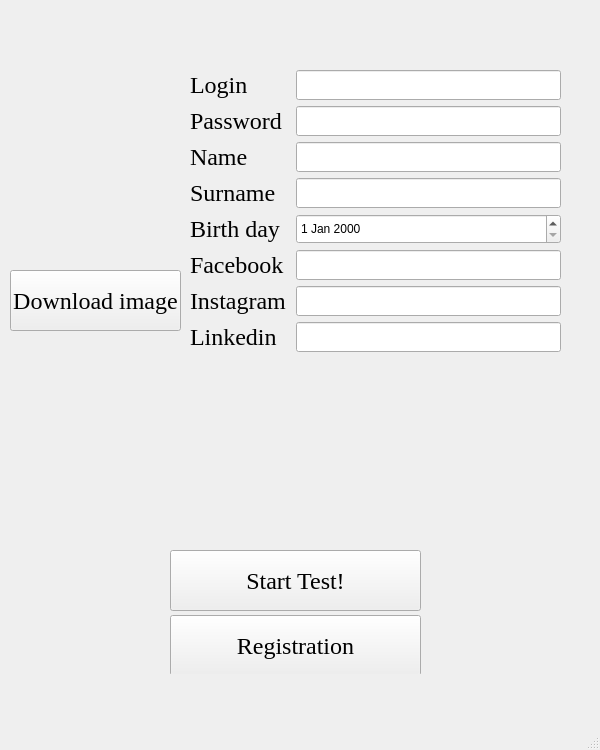
<?xml version="1.0" encoding="UTF-8"?>
<ui version="4.0">
 <class>MainWindow</class>
 <widget class="QMainWindow" name="MainWindow">
  <property name="enabled">
   <bool>true</bool>
  </property>
  <property name="geometry">
   <rect>
    <x>0</x>
    <y>0</y>
    <width>600</width>
    <height>750</height>
   </rect>
  </property>
  <property name="minimumSize">
   <size>
    <width>600</width>
    <height>750</height>
   </size>
  </property>
  <property name="maximumSize">
   <size>
    <width>600</width>
    <height>750</height>
   </size>
  </property>
  <property name="windowTitle">
   <string>MainWindow</string>
  </property>
  <property name="styleSheet">
   <string notr="true">background-image: url(:/newPrefix/UI1_1.jpg)</string>
  </property>
  <widget class="QWidget" name="centralwidget">
   <property name="styleSheet">
    <string notr="true">background-image: url(:/newPrefix/UI1_1.jpg);</string>
   </property>
   <widget class="QLabel" name="label_9">
    <property name="geometry">
     <rect>
      <x>40</x>
      <y>80</y>
      <width>120</width>
      <height>120</height>
     </rect>
    </property>
    <property name="minimumSize">
     <size>
      <width>120</width>
      <height>120</height>
     </size>
    </property>
    <property name="maximumSize">
     <size>
      <width>120</width>
      <height>120</height>
     </size>
    </property>
    <property name="text">
     <string/>
    </property>
   </widget>
   <widget class="QPushButton" name="pushButton_3">
    <property name="geometry">
     <rect>
      <x>10</x>
      <y>270</y>
      <width>171</width>
      <height>61</height>
     </rect>
    </property>
    <property name="maximumSize">
     <size>
      <width>171</width>
      <height>61</height>
     </size>
    </property>
    <property name="font">
     <font>
      <family>Times</family>
      <pointsize>18</pointsize>
     </font>
    </property>
    <property name="text">
     <string>Download image</string>
    </property>
   </widget>
   <widget class="QWidget" name="verticalLayoutWidget">
    <property name="geometry">
     <rect>
      <x>170</x>
      <y>550</y>
      <width>251</width>
      <height>124</height>
     </rect>
    </property>
    <layout class="QVBoxLayout" name="verticalLayout">
     <item>
      <widget class="QPushButton" name="pushButton">
       <property name="minimumSize">
        <size>
         <width>251</width>
         <height>61</height>
        </size>
       </property>
       <property name="maximumSize">
        <size>
         <width>251</width>
         <height>61</height>
        </size>
       </property>
       <property name="font">
        <font>
         <family>Times</family>
         <pointsize>18</pointsize>
        </font>
       </property>
       <property name="text">
        <string>Start Test!</string>
       </property>
      </widget>
     </item>
     <item>
      <widget class="QPushButton" name="pushButton_2">
       <property name="minimumSize">
        <size>
         <width>251</width>
         <height>61</height>
        </size>
       </property>
       <property name="maximumSize">
        <size>
         <width>251</width>
         <height>61</height>
        </size>
       </property>
       <property name="font">
        <font>
         <family>Times</family>
         <pointsize>18</pointsize>
        </font>
       </property>
       <property name="text">
        <string>Registration</string>
       </property>
      </widget>
     </item>
    </layout>
   </widget>
   <widget class="QWidget" name="formLayoutWidget">
    <property name="geometry">
     <rect>
      <x>190</x>
      <y>70</y>
      <width>371</width>
      <height>411</height>
     </rect>
    </property>
    <layout class="QFormLayout" name="formLayout">
     <item row="0" column="0">
      <widget class="QLabel" name="label">
       <property name="enabled">
        <bool>true</bool>
       </property>
       <property name="font">
        <font>
         <family>Times</family>
         <pointsize>18</pointsize>
        </font>
       </property>
       <property name="text">
        <string>Login</string>
       </property>
      </widget>
     </item>
     <item row="0" column="1">
      <widget class="QLineEdit" name="lineEdit_8">
       <property name="minimumSize">
        <size>
         <width>220</width>
         <height>30</height>
        </size>
       </property>
      </widget>
     </item>
     <item row="1" column="0">
      <widget class="QLabel" name="label_2">
       <property name="font">
        <font>
         <family>Times</family>
         <pointsize>18</pointsize>
        </font>
       </property>
       <property name="text">
        <string>Password</string>
       </property>
      </widget>
     </item>
     <item row="1" column="1">
      <widget class="QLineEdit" name="lineEdit">
       <property name="minimumSize">
        <size>
         <width>220</width>
         <height>30</height>
        </size>
       </property>
      </widget>
     </item>
     <item row="2" column="0">
      <widget class="QLabel" name="label_3">
       <property name="font">
        <font>
         <family>Times</family>
         <pointsize>18</pointsize>
        </font>
       </property>
       <property name="text">
        <string>Name</string>
       </property>
      </widget>
     </item>
     <item row="2" column="1">
      <widget class="QLineEdit" name="lineEdit_4">
       <property name="minimumSize">
        <size>
         <width>220</width>
         <height>30</height>
        </size>
       </property>
      </widget>
     </item>
     <item row="3" column="0">
      <widget class="QLabel" name="label_4">
       <property name="font">
        <font>
         <family>Times</family>
         <pointsize>18</pointsize>
        </font>
       </property>
       <property name="text">
        <string>Surname</string>
       </property>
      </widget>
     </item>
     <item row="3" column="1">
      <widget class="QLineEdit" name="lineEdit_3">
       <property name="minimumSize">
        <size>
         <width>220</width>
         <height>30</height>
        </size>
       </property>
      </widget>
     </item>
     <item row="4" column="0">
      <widget class="QLabel" name="label_5">
       <property name="font">
        <font>
         <family>Times</family>
         <pointsize>18</pointsize>
        </font>
       </property>
       <property name="text">
        <string>Birth day</string>
       </property>
      </widget>
     </item>
     <item row="4" column="1">
      <widget class="QDateEdit" name="dateEdit">
       <property name="minimumSize">
        <size>
         <width>220</width>
         <height>30</height>
        </size>
       </property>
      </widget>
     </item>
     <item row="5" column="0">
      <widget class="QLabel" name="label_6">
       <property name="font">
        <font>
         <family>Times</family>
         <pointsize>18</pointsize>
        </font>
       </property>
       <property name="text">
        <string>Facebook </string>
       </property>
      </widget>
     </item>
     <item row="5" column="1">
      <widget class="QLineEdit" name="lineEdit_5">
       <property name="minimumSize">
        <size>
         <width>220</width>
         <height>30</height>
        </size>
       </property>
      </widget>
     </item>
     <item row="6" column="0">
      <widget class="QLabel" name="label_7">
       <property name="font">
        <font>
         <family>Times</family>
         <pointsize>18</pointsize>
        </font>
       </property>
       <property name="text">
        <string>Instagram</string>
       </property>
      </widget>
     </item>
     <item row="6" column="1">
      <widget class="QLineEdit" name="lineEdit_6">
       <property name="minimumSize">
        <size>
         <width>220</width>
         <height>30</height>
        </size>
       </property>
      </widget>
     </item>
     <item row="7" column="0">
      <widget class="QLabel" name="label_8">
       <property name="font">
        <font>
         <family>Times</family>
         <pointsize>18</pointsize>
        </font>
       </property>
       <property name="text">
        <string>Linkedin</string>
       </property>
      </widget>
     </item>
     <item row="7" column="1">
      <widget class="QLineEdit" name="lineEdit_7">
       <property name="minimumSize">
        <size>
         <width>220</width>
         <height>30</height>
        </size>
       </property>
      </widget>
     </item>
    </layout>
   </widget>
  </widget>
  <widget class="QMenuBar" name="menubar">
   <property name="geometry">
    <rect>
     <x>0</x>
     <y>0</y>
     <width>600</width>
     <height>22</height>
    </rect>
   </property>
  </widget>
  <widget class="QStatusBar" name="statusbar"/>
 </widget>
 <resources>
  <include location="first.qrc"/>
 </resources>
 <connections/>
</ui>
